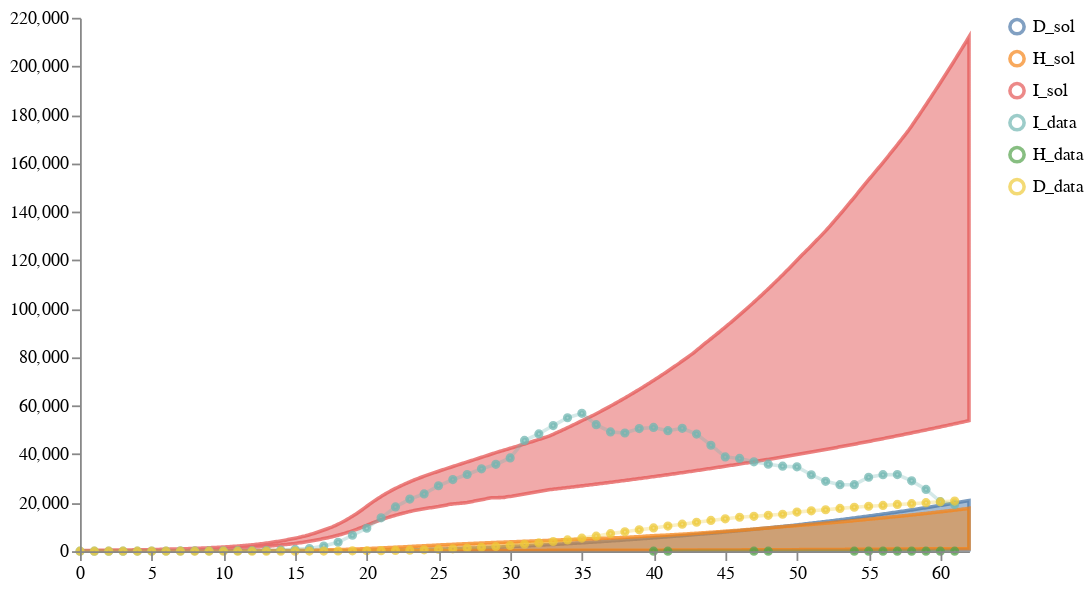

The notebook cell saved with this chart:
### Code cell
num_samples = 100
models = [model1, model2, model3]
data_location = DATA_PATH + "NYS_T1_forecast1.csv"
weights = [1/len(models) for i in models]
solution_mappings = [{"I": "I", "H": "H", "D": "D"},
                     {"I": "infected", "H": "hospitalized", "D": "dead"}, 
                     {"I": "infected", "H": "hospitalized", "D": "dead"}
                     ]

# Run the calibration and sampling
result1B1 = load_and_calibrate_and_sample_ensemble_model(
    models,
    data_location,
    weights,
    solution_mappings,
    num_samples,
    timepoints1,
    verbose=True,
    total_population=19340000,
    num_iterations=N_ITERATIONS,
    time_unit="days",
    visual_options={"title": "Calibrated Ensemble", "keep":".*_sol"}
)

# Save results
# result1B1["data"].to_csv("../../notebook/ensemble_eval_sa/ensemble_results/partI_ensemble_of_many_results.csv", index=False)
# result1B1["quantiles"].to_csv("../../notebook/ensemble_eval_sa/ensemble_results/partI_ensemble_of_many_quantiles.csv", index=False)

# q_ensemble_data = cdc_reformatcsv(filename="../../notebook/ensemble_eval_sa/ensemble_results/partI_ensemble_of_many_quantiles.csv", 
#                                   solution_string_mapping={"I": "cases", "D": "deaths"}, 
#                                   forecast_start_date="2020-04-02",
#                                   location="New York State",
#                                   drop_column_names=["timepoint_id", "number_days", "inc_cum", "output", "Forecast_Backcast"])
# q_ensemble_data.to_csv("../../notebook/ensemble_eval_sa/ensemble_results/partI_ensemble_of_many_forecast_quantiles_Apr032020.csv")

# Plot results
schema = plots.trajectories(pd.DataFrame(result1B1["data"]), keep=".*_sol",
                            points=all_data1.reset_index(drop=True).rename(columns={"I":"I_data", "H":"H_data", "D":"D_data"}),
                           )
schema = plots.pad(schema, 5)
plots.ipy_display(schema)

### Figure 1 — Vega specification as saved in the notebook (floating-point values rounded to 4 significant figures; data arrays with more than 128 entries replaced by an {"elided": "..."} marker saying what was removed)
{"$schema": "https://vega.github.io/schema/vega/v5.json", "axes": [{"name": "x_axis", "orient": "bottom", "scale": "xscale", "zindex": 100}, {"name": "y_axis", "orient": "left", "scale": "yscale", "zindex": 100}], "data": [{"name": "distributions", "values": {"elided": "1863 records"}}, {"name": "traces", "transform": [{"expr": "isValid(datum.value)", "type": "filter"}], "values": []}, {"name": "points", "values": {"elided": "136 records"}}, {"name": "markers", "values": []}, {"name": "selected", "on": [{"remove": true, "trigger": "clear"}, {"remove": true, "trigger": "!shift"}, {"insert": "clicked", "trigger": "!shift && clicked"}, {"toggle": "clicked", "trigger": "shift && clicked"}]}], "height": 300, "legends": [{"encode": {"labels": {"interactive": true, "name": "legendLabel", "update": {"opacity": [{"test": "!length(data('selected')) || indata('selected', 'value', datum.value)", "value": 1}, {"value": 0.25}]}}, "symbols": {"interactive": true, "name": "legendSymbol", "update": {"fill": {"value": "transparent"}, "opacity": [{"test": "!length(data('selected')) || indata('selected', 'value', datum.value)", "value": 0.7}, {"value": 0.15}], "size": {"value": 64}, "strokeWidth": {"value": 2}}}}, "name": "color_legend", "stroke": "color"}], "marks": [{"from": {"facet": {"data": "points", "groupby": "trajectory", "name": "points_split"}}, "marks": [{"encode": {"hover": {"fillOpacity": {"value": 0.9}}, "update": {"fill": {"field": "trajectory", "scale": "color"}, "fillOpacity": [{"test": "!length(data('selected')) || indata('selected', 'value', datum.trajectory)", "value": 0.5}, {"value": 0.15}], "size": {"value": 10}, "stroke": {"field": "trajectory", "scale": "color"}, "strokeOpacity": [{"test": "!length(data('selected')) || indata('selected', 'value', datum.trajectory)", "value": 0.75}, {"value": 0.15}], "strokeWidth": {"value": 2}, "tooltip": {"field": "value"}, "x": {"field": "timepoint", "scale": "xscale"}, "y": {"field": "value", "scale": "yscale"}}}, "from": {"data": "points_split"}, "name": "_points_symbol", "type": "symbol", "zindex": 3}, {"encode": {"hover": {"fillOpacity": {"value": 0.9}}, "update": {"interpolate": {"value": "linear"}, "stroke": {"field": "trajectory", "scale": "color"}, "strokeOpacity": [{"test": "!length(data('selected')) || indata('selected', 'value', datum.trajectory)", "value": 0.3}, {"value": 0.1}], "strokeWidth": {"value": 2}, "x": {"field": "timepoint", "scale": "xscale"}, "y": {"field": "value", "scale": "yscale"}}}, "from": {"data": "points_split"}, "name": "_points_line", "type": "line", "zindex": 3}], "name": "_points", "type": "group", "zindex": 3}, {"from": {"facet": {"data": "traces", "groupby": "trajectory", "name": "traces_split"}}, "marks": [{"encode": {"hover": {"fillOpacity": {"value": 0.9}}, "update": {"interpolate": {"value": "linear"}, "stroke": {"field": "trajectory", "scale": "color"}, "strokeOpacity": [{"test": "!length(data('selected')) || indata('selected', 'value', datum.trajectory)", "value": 0.75}, {"value": 0.15}], "strokeWidth": {"value": 2}, "x": {"field": "timepoint", "scale": "xscale"}, "y": {"field": "value", "scale": "yscale"}}}, "from": {"data": "traces_split"}, "name": "_traces_lines", "type": "line"}], "name": "_traces", "type": "group", "zindex": 2}, {"from": {"facet": {"data": "distributions", "groupby": "trajectory", "name": "trajectory_split"}}, "marks": [{"encode": {"hover": {"fillOpacity": {"value": 0.9}}, "update": {"fill": {"field": "trajectory", "scale": "color"}, "fillOpacity": [{"test": "!length(data('selected')) || indata('selected', 'value', datum.trajectory)", "value": 0.5}, {"value": 0.15}], "interpolate": {"value": "linear"}, "stroke": {"field": "trajectory", "scale": "color"}, "strokeOpacity": [{"test": "!length(data('selected')) || indata('selected', 'value', datum.trajectory)", "value": 0.75}, {"value": 0.15}], "strokeWidth": {"value": 2}, "x": {"field": "timepoint", "scale": "xscale"}, "y": {"field": "upper", "scale": "yscale"}, "y2": {"field": "lower", "scale": "yscale"}}}, "from": {"data": "trajectory_split"}, "type": "area"}], "name": "_distributions", "type": "group", "zindex": 1}, {"marks": [{"encode": {"enter": {"stroke": {"value": "lightgray"}}, "update": {"opacity": {"value": 1}, "x": {"field": "timepoint", "scale": "xscale"}, "y": {"signal": "height"}, "y2": {"value": 0}}}, "from": {"data": "markers"}, "name": "_marker text", "type": "rule"}, {"encode": {"enter": {"fontSize": {"value": 8}, "text": {"field": "datum.label"}, "y": {"value": 0}}}, "from": {"data": "_marker text"}, "name": "_marker flags", "transform": [{"as": ["x", "_y", "opacity", "align", "baseline"], "lineAnchor": "start", "offset": [1], "size": {"signal": "[width, height]"}, "type": "label"}], "type": "text"}], "name": "_markers", "type": "group"}], "padding": 5, "scales": [{"domain": {"fields": [{"data": "distributions", "field": "timepoint"}, {"data": "traces", "field": "timepoint"}, {"data": "points", "field": "timepoint"}, {"data": "markers", "field": "timepoint"}]}, "name": "xscale", "range": "width", "type": "linear", "zero": false}, {"domain": {"fields": [{"data": "distributions", "field": "lower"}, {"data": "distributions", "field": "upper"}, {"data": "traces", "field": "value"}, {"data": "points", "field": "value"}]}, "name": "yscale", "nice": true, "range": "height", "type": "linear", "zero": true}, {"domain": {"fields": [{"data": "distributions", "field": "trajectory"}, {"data": "traces", "field": "trajectory"}, {"data": "points", "field": "trajectory"}]}, "name": "color", "range": "category", "type": "ordinal"}], "signals": [{"name": "clear", "on": [{"events": "mouseup[!event.item]", "force": true, "update": "true"}], "value": true}, {"name": "shift", "on": [{"events": "@legendSymbol:click, @legendLabel:click", "force": true, "update": "event.shiftKey"}], "value": false}, {"name": "clicked", "on": [{"events": "@legendSymbol:click, @legendLabel:click", "force": true, "update": "{value: datum.value}"}], "value": null}], "width": 500}
